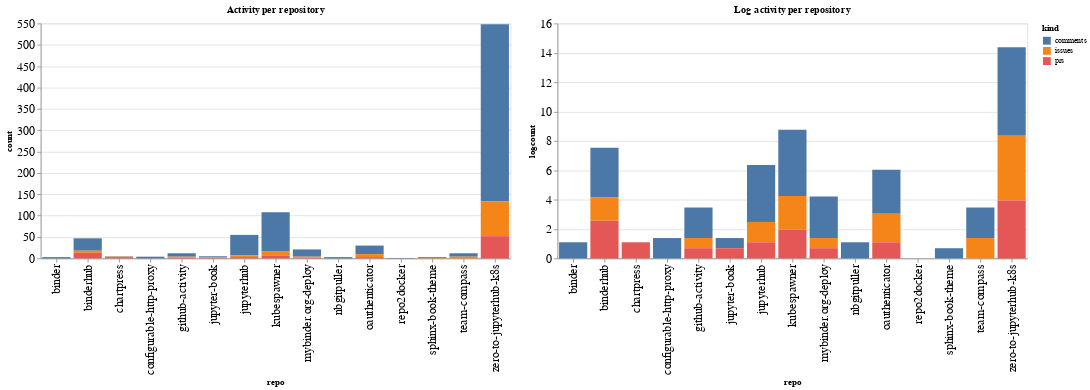

The notebook cell this image was saved under:
### Code cell
ch1 = alt.Chart(repo_summaries, width=600, title="Activity per repository").mark_bar().encode(
    x='repo',
    y='count',
    color='kind',
    tooltip="kind"
)

ch2 = alt.Chart(repo_summaries, width=600, title="Log activity per repository").mark_bar().encode(
    x='repo',
    y='logcount',
    color='kind',
    tooltip="kind"
)

ch1 | ch2

### Figure 1 — Vega-Lite specification as saved in the notebook (floating-point values rounded to 4 significant figures)
{"config": {"axisLeft": {"labelFontSize": 15}, "axisBottom": {"labelFontSize": 15}}, "hconcat": [{"mark": "bar", "encoding": {"color": {"type": "nominal", "field": "kind"}, "tooltip": {"type": "nominal", "field": "kind"}, "x": {"type": "nominal", "field": "repo"}, "y": {"type": "quantitative", "field": "count"}}, "title": "Activity per repository", "width": 600}, {"mark": "bar", "encoding": {"color": {"type": "nominal", "field": "kind"}, "tooltip": {"type": "nominal", "field": "kind"}, "x": {"type": "nominal", "field": "repo"}, "y": {"type": "quantitative", "field": "logcount"}}, "title": "Log activity per repository", "width": 600}], "data": {"name": "data-0f574b201bef63d4c64661202ac66fae"}, "$schema": "https://vega.github.io/schema/vega-lite/v4.8.1.json", "datasets": {"data-0f574b201bef63d4c64661202ac66fae": [{"repo": "binder", "kind": "comments", "count": 3, "logcount": 1.099}, {"repo": "binderhub", "kind": "comments", "count": 29, "logcount": 3.367}, {"repo": "binderhub", "kind": "issues", "count": 5, "logcount": 1.609}, {"repo": "binderhub", "kind": "prs", "count": 13, "logcount": 2.565}, {"repo": "chartpress", "kind": "comments", "count": 1, "logcount": 0.0}, {"repo": "chartpress", "kind": "issues", "count": 1, "logcount": 0.0}, {"repo": "chartpress", "kind": "prs", "count": 3, "logcount": 1.099}, {"repo": "configurable-http-proxy", "kind": "comments", "count": 4, "logcount": 1.386}, {"repo": "github-activity", "kind": "comments", "count": 8, "logcount": 2.079}, {"repo": "github-activity", "kind": "issues", "count": 2, "logcount": 0.6931}, {"repo": "github-activity", "kind": "prs", "count": 2, "logcount": 0.6931}, {"repo": "jupyter-book", "kind": "comments", "count": 2, "logcount": 0.6931}, {"repo": "jupyter-book", "kind": "issues", "count": 1, "logcount": 0.0}, {"repo": "jupyter-book", "kind": "prs", "count": 2, "logcount": 0.6931}, {"repo": "jupyterhub", "kind": "comments", "count": 48, "logcount": 3.871}, {"repo": "jupyterhub", "kind": "issues", "count": 4, "logcount": 1.386}, {"repo": "jupyterhub", "kind": "prs", "count": 3, "logcount": 1.099}, {"repo": "kubespawner", "kind": "comments", "count": 91, "logcount": 4.511}, {"repo": "kubespawner", "kind": "issues", "count": 10, "logcount": 2.303}, {"repo": "kubespawner", "kind": "prs", "count": 7, "logcount": 1.946}, {"repo": "mybinder.org-deploy", "kind": "comments", "count": 17, "logcount": 2.833}, {"repo": "mybinder.org-deploy", "kind": "issues", "count": 2, "logcount": 0.6931}, {"repo": "mybinder.org-deploy", "kind": "prs", "count": 2, "logcount": 0.6931}, {"repo": "nbgitpuller", "kind": "comments", "count": 3, "logcount": 1.099}, {"repo": "oauthenticator", "kind": "comments", "count": 20, "logcount": 2.996}, {"repo": "oauthenticator", "kind": "issues", "count": 7, "logcount": 1.946}, {"repo": "oauthenticator", "kind": "prs", "count": 3, "logcount": 1.099}, {"repo": "repo2docker", "kind": "comments", "count": 1, "logcount": 0.0}, {"repo": "sphinx-book-theme", "kind": "comments", "count": 2, "logcount": 0.6931}, {"repo": "sphinx-book-theme", "kind": "issues", "count": 1, "logcount": 0.0}, {"repo": "team-compass", "kind": "comments", "count": 8, "logcount": 2.079}, {"repo": "team-compass", "kind": "issues", "count": 4, "logcount": 1.386}, {"repo": "zero-to-jupyterhub-k8s", "kind": "comments", "count": 415, "logcount": 6.028}, {"repo": "zero-to-jupyterhub-k8s", "kind": "issues", "count": 81, "logcount": 4.394}, {"repo": "zero-to-jupyterhub-k8s", "kind": "prs", "count": 52, "logcount": 3.951}]}}
